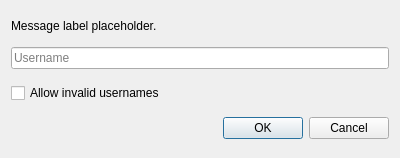
<?xml version="1.0" encoding="UTF-8"?>
<ui version="4.0">
 <class>ChooseOfflineNameDialog</class>
 <widget class="QDialog" name="ChooseOfflineNameDialog">
  <property name="geometry">
   <rect>
    <x>0</x>
    <y>0</y>
    <width>400</width>
    <height>158</height>
   </rect>
  </property>
  <property name="windowTitle">
   <string>Choose Offline Name</string>
  </property>
  <layout class="QVBoxLayout" name="verticalLayout">
   <item>
    <widget class="QLabel" name="label">
     <property name="sizePolicy">
      <sizepolicy hsizetype="Fixed" vsizetype="Fixed">
       <horstretch>0</horstretch>
       <verstretch>0</verstretch>
      </sizepolicy>
     </property>
     <property name="text">
      <string>Message label placeholder.</string>
     </property>
    </widget>
   </item>
   <item>
    <widget class="QLineEdit" name="usernameTextBox">
     <property name="placeholderText">
      <string>Username</string>
     </property>
    </widget>
   </item>
   <item>
    <widget class="QCheckBox" name="allowInvalidUsernames">
     <property name="toolTip">
      <string>A username is valid only if it is from 3 to 16 characters in length, uses English letters, numbers, and underscores. An invalid username may prevent joining servers and singleplayer worlds.</string>
     </property>
     <property name="text">
      <string>Allow invalid usernames</string>
     </property>
    </widget>
   </item>
   <item>
    <widget class="QDialogButtonBox" name="buttonBox">
     <property name="standardButtons">
      <set>QDialogButtonBox::StandardButton::Cancel|QDialogButtonBox::StandardButton::Ok</set>
     </property>
    </widget>
   </item>
  </layout>
 </widget>
 <resources/>
 <connections/>
</ui>
